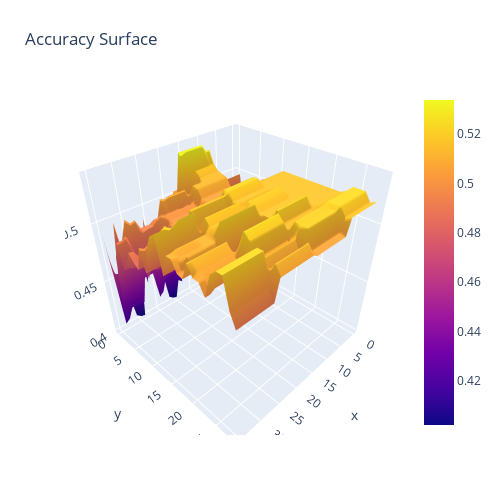

The notebook cell this image was saved under:
### Code cell
fig1 = go.Figure(data=[go.Surface(z=n_est_mod_results['Accuracy'])])

fig1.update_layout(title='Accuracy Surface', autosize=False,
                  width=500, height=500,
                  margin=dict(l=65, r=50, b=65, t=90))

fig1.show()

### Figure 1 — Plotly figure (JSON) as saved in the notebook; plotly's stock layout.template omitted (floating-point values rounded to 4 significant figures; data arrays with more than 128 entries replaced by an {"elided": "..."} marker saying what was removed)
{"data": [{"type": "surface", "z": {"elided": "29x36 float values"}}], "layout": {"autosize": false, "height": 500, "margin": {"b": 65, "l": 65, "r": 50, "t": 90}, "title": {"text": "Accuracy Surface"}, "width": 500}}
